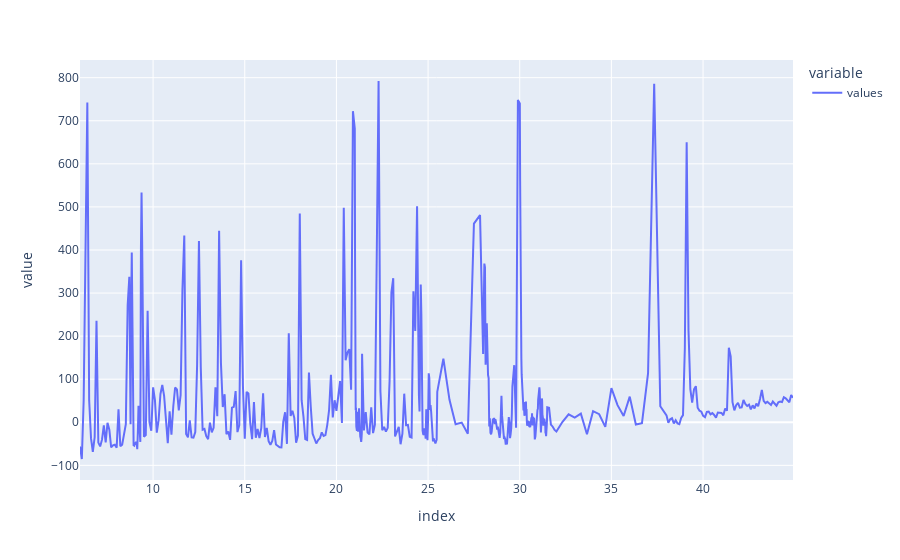

The notebook cell this image was saved under:
### Markdown cell above
## Intervalles de mesures constant
La machine faisant les mesures n'a pas une période d'échantillonage constante, cela est problématique pour l'exploitation des données car chaque courbes aura des points d'échantillonage différents. <br>
Plus la période d'échantionnage sera grande plus la quantité de points à analyser dans la partie IA sera faible, il faut donc trouver un équilibre pour garder un nombre de points suffissants pour que la courbe soit exploitable, tout en limitant leur nombre afin que la solution d'IA soit en mesure d'appendre éfficacement sur la base de donnée. <br> 
On utilise donc la fonction `resample` de `pandas` qui permet de donner un échantilonnage constant Associé à `max` qui permet de conserver le maximum des points qui se trouveront entre deux points d'échantilonnage, dans le but de conserver la taille des différents pics.<br>
Ensuite `interpolate` permet de faire une interpolation polynomiale permettant de completer les points qui n'ont pas encore de valeur.

Dans un chromatogramme, tous les différentes zones n'ont pas besoin de la même précision. La période d'échantillonage va donc être différente en fonction de la zone, et sera compris entre 1 et 20 secondes.<br>
Les différentes zones sont indiquées dans les variables `tools.TIMES` et `tools.SECTORS`.

Avant de faire ceci il faut commencer par convertir le temps qui est un valeur en minutes dans un format compréhensible par `pandas`.

### Code cell
newdf = tools.readCSV(PATH)
newdf = tools.adaptCurve(newdf, [22.528, 23.749, 38.614])
print('nouveau nombre de valeur : ', len(newdf), '  ancien nombre de valeur : ', len(df))
newdf.plot()

### Figure 1 — Plotly figure (JSON) as saved in the notebook; plotly's stock layout.template omitted (floating-point values rounded to 4 significant figures; data arrays with more than 128 entries replaced by an {"elided": "..."} marker saying what was removed)
{"data": [{"hovertemplate": "variable=values<br>index=%{x}<br>value=%{y}<extra></extra>", "legendgroup": "values", "line": {"color": "#636efa", "dash": "solid"}, "mode": "lines", "name": "values", "orientation": "v", "showlegend": true, "type": "scatter", "x": {"elided": "492 float values"}, "xaxis": "x", "y": {"elided": "492 float values"}, "yaxis": "y"}], "layout": {"legend": {"title": {"text": "variable"}, "tracegroupgap": 0}, "margin": {"t": 60}, "xaxis": {"anchor": "y", "domain": [0, 1], "title": {"text": "index"}}, "yaxis": {"anchor": "x", "domain": [0, 1], "title": {"text": "value"}}}}
